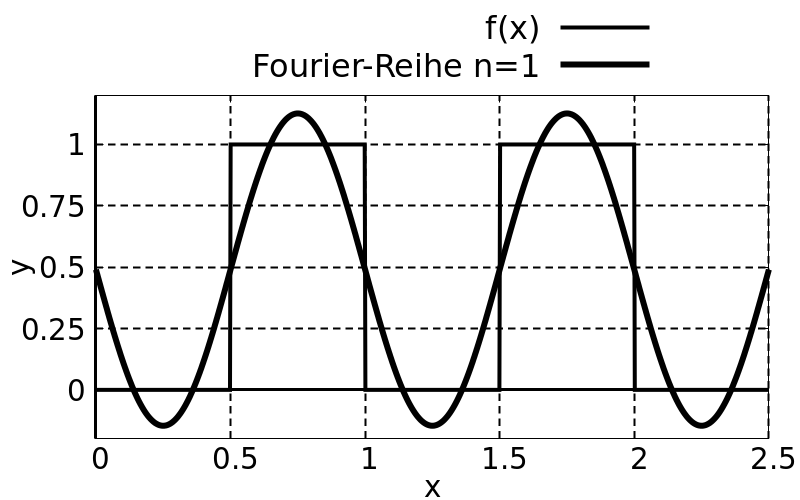

gnuplot code for this plot:
load "template/fourier-transform-plot.gnuplot"

set key outside above

set xrange [0:2.5]
set yrange [-0.2:1.2]

set xtics 0.5
set ytics 0.25

T=1
f(x) = (sgn(x-floor(x)-0.5)+1)/2

plot \
  f(x) lc 0 lw 4 title "f(x)", \
  fourier(x, 50, 1) lc 0 lw 6 title "Fourier-Reihe n=1"
